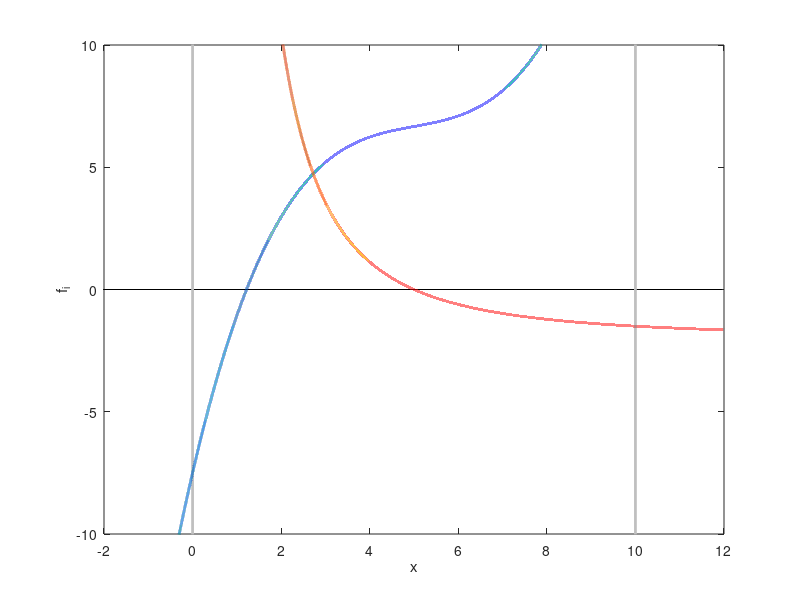

Write the MATLAB code that produced this figure. (Note: this script raises an error after producing the figure.)
%EX1A
%
%   Use of SLP, CONLIN, and MMA to solve a 1-D optimization problem.

% Mattias Schevenels
% February 2021

% MMA PARAMETERS
% xmin, xmax:     Box constraints
% x:              Initial value
% move:           Move limit (relative to xmax-xmin)
% low:            Lower asymptote: use -INF for SLP,   0 for CONLIN, [] for MMA
% upp:            Upper asymptote: use  INF for SLP, INF for CONLIN, [] for MMA
% sinit           Asymptotes relative initial position.
% sincr           Factor used to increase the distance between the asymptotes
% sdecr           Factor used to decrease the distance between the asymptotes
% mu              Relative distance to keep away from the asymptotes
preset = 1;
switch preset
  case  1, xmin = 0;   xmax = 10; x =  3; move = inf;  low = -inf; upp = inf; sinit = 0.2;  sincr = 1.2; sdecr = 0.7; mu = 0;  % SLP
  case  2, xmin = 0;   xmax = 10; x = 10; move = inf;  low = -inf; upp = inf; sinit = 0.2;  sincr = 1.2; sdecr = 0.7; mu = 0;  % SLP, different starting point
  case  3, xmin = 0.1; xmax = 10; x = 10; move = inf;  low = -inf; upp = inf; sinit = 0.2;  sincr = 1.2; sdecr = 0.7; mu = 0;  % SLP, increase lower bound
  case  4, xmin = 0;   xmax = 10; x = 10; move = 0.2;  low = -inf; upp = inf; sinit = 0.2;  sincr = 1.2; sdecr = 0.7; mu = 0;  % SLP, move limit
  case  5, xmin = 0;   xmax = 10; x = 10; move = 0.02; low = -inf; upp = inf; sinit = 0.2;  sincr = 1.2; sdecr = 0.7; mu = 0;  % SLP, small move limit
  case  6, xmin = 0;   xmax = 10; x =  3; move = inf;  low = 0;    upp = inf; sinit = 0.2;  sincr = 1.2; sdecr = 0.7; mu = 0;  % CONLIN
  case  7, xmin = 0;   xmax = 10; x = 10; move = inf;  low = 0;    upp = inf; sinit = 0.2;  sincr = 1.2; sdecr = 0.7; mu = 0;  % CONLIN, different starting point
  case  8, xmin = 0;   xmax = 10; x =  3; move = inf;  low = [];   upp = [];  sinit = 0.2;  sincr = 1.2; sdecr = 0.7; mu = 0;  % MMA
  case  9, xmin = 0;   xmax = 10; x =  3; move = inf;  low = [];   upp = [];  sinit = 0.02; sincr = 1.2; sdecr = 0.7; mu = 0;  % MMA, tighter asymptotes
  case 10, xmin = 0;   xmax = 10; x =  3; move = inf;  low = -20;  upp = 30;  sinit = 0.2;  sincr = 1.2; sdecr = 0.7; mu = 0;  % MMA, fixed asymptotes -> SLP
  case 11, xmin = 0;   xmax = 10; x =  3; move = inf;  low = 0;    upp = 30;  sinit = 0.2;  sincr = 1.2; sdecr = 0.7; mu = 0;  % MMA, fixed asymptotes -> CONLIN
end

% DEFINE PLOT COLORS
darkblue = [0.000 0.447 0.741];
darkred = [0.850 0.325 0.098];
black = [0.000 0.000 0.000];
darkgray = [0.400 0.400 0.400];
lightgray = [0.750 0.750 0.750];

% PREPARE FIGURE
X = [-2:0.0001:12];
F0 = 1/3*X+1/10*(X-5).^3+5;
F = 50./X.^2-2;
fprintf('\nBlue line: objective function f0(x)\n');
fprintf('Red line: constraint f1(x)\n');
fprintf('Gray lines: box constraints xmin and xmax\n\n');
figure;
plot([-1e6 1e6],[0 0],'Color',black);
hold('on');
plot([xmin xmin],[-1e6 1e6],'LineWidth',2,'Color',lightgray);
plot([xmax xmax],[-1e6 1e6],'LineWidth',2,'Color',lightgray);
hf0 = plot(nan,nan,'Color',darkblue);
hf = plot(nan,nan,'Color',darkred);
halpha = plot(nan,nan,'Color',lightgray);
hbeta = plot(nan,nan,'Color',lightgray);
plot(X,F0,'LineWidth',2,'Color',darkblue);
plot(X,F,'LineWidth',2,'Color',darkred);
hf0 = plot(nan,nan,'Color',darkblue);
hf = plot(nan,nan,'Color',darkred);
hf0x = plot(nan,nan,'o','MarkerEdgeColor',darkblue,'MarkerFaceColor',darkblue);
hfx = plot(nan,nan,'o','MarkerEdgeColor',darkred,'MarkerFaceColor',darkred);
hx = plot(nan,nan,'o','MarkerEdgeColor',darkgray,'MarkerFaceColor',darkgray);
hxnew = plot(nan,nan,'o','MarkerEdgeColor',black,'MarkerFaceColor',black);
xlim([-2 12]);
ylim([-10 10]);
xlabel('x');
ylabel('f_i');
pause;

% OPTIMIZATION LOOP
iter = 1;
mmaparams = [];
tol = 1e-4;
change = inf;
history = struct;
while change>tol

  % OBJECTIVE FUNCTION AND CONSTRAINTS
  f0 = 1/3*x+1/10*(x-5)^3+5;
  f = 50/x^2-2;

  % SENSITIVITIES
  df0dx = 1/3+3/10*(x-5)^2;
  dfdx = -100/x^3;

  % SUPPRESS WARNING FOR NEARLY SINGULAR MATRIX INVERSION IN CASE 2
  if preset==2
    w = warning('off','MATLAB:nearlySingularMatrix');
  end

  % MMA UPDATE
  [xnew,y,z,lmult,mmaparams,subp,change] = mma(x,xmin,xmax,f0,f,df0dx,dfdx,mmaparams,move,low,upp,sinit,sincr,sdecr,mu,'silent');

  % RESTORE WARNING STATE
  if preset==2
    warning(w);
  end

  % COLLECT CONVERGENCE HISTORY
  history.iter(:,iter) = iter;
  history.x(:,iter) = x;
  history.low(:,iter) = subp.low;
  history.upp(:,iter) = subp.upp;
  history.f0(:,iter) = f0;
  history.f(:,iter) = f;

  % PRINT RESULTS
  fprintf('--------------------------------------------------\n');
  fprintf('ITERATION %i\n\n',mmaparams.iter);
  fprintf('Current value x = %0.5f\n',x);
  if iter>1
    fprintf('Change = %0.5f\n\n',change);
  else
    fprintf('\n');
  end
  fprintf('Objective function f0(x) = %0.5f\n',f0);
  fprintf('Constraint f1(x) = %0.5f\n\n',f);
  fprintf('Lower asymptote L = %0.5f\n',subp.low);
  fprintf('Upper asymptote U = %0.5f\n\n',subp.upp);

  % PLOT RESULTS
  [F0,F] = mmasubp(subp,X);
  set(hf0x,'XData',x,'YData',f0);
  set(hfx,'XData',x,'YData',f);
  set(hf0,'XData',X,'YData',F0);
  set(hf,'XData',X,'YData',F);
  set(hxnew,'XData',xnew,'YData',0);
  set(hx,'XData',x,'YData',0);
  set(halpha,'XData',[subp.alpha subp.alpha],'YData',[-1e6 1e6]);
  set(hbeta,'XData',[subp.beta subp.beta],'YData',[-1e6 1e6]);
  pause;

  % CHECK CONVERGENCE CRITERION AND MOVE ON TO NEXT ITERATION
  if change>tol
    iter = iter+1;
    x = xnew;
  end
end

% PRINT FINAL MESSAGE
fprintf('--------------------------------------------------\n');
fprintf('CONVERGENCE CRITERION SATISFIED - TERMINATING\n\n');
